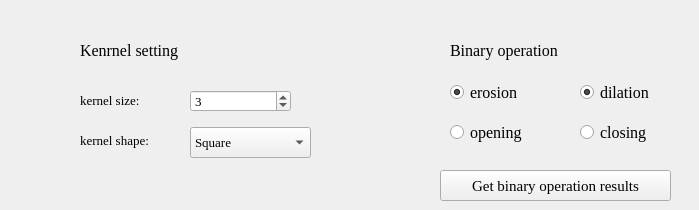
        <widget class="QWidget" name="tab_3">
         <attribute name="title">
          <string>Task 3</string>
         </attribute>
         <widget class="QLabel" name="label_7">
          <property name="geometry">
           <rect>
            <x>80</x>
            <y>30</y>
            <width>201</width>
            <height>41</height>
           </rect>
          </property>
          <property name="font">
           <font>
            <family>Times New Roman</family>
            <pointsize>12</pointsize>
           </font>
          </property>
          <property name="text">
           <string>Kenrnel setting</string>
          </property>
         </widget>
         <widget class="QSpinBox" name="binSEsizeSpin">
          <property name="geometry">
           <rect>
            <x>190</x>
            <y>90</y>
            <width>101</width>
            <height>22</height>
           </rect>
          </property>
          <property name="font">
           <font>
            <family>Times New Roman</family>
            <pointsize>10</pointsize>
           </font>
          </property>
          <property name="minimum">
           <number>1</number>
          </property>
          <property name="maximum">
           <number>1000</number>
          </property>
          <property name="singleStep">
           <number>2</number>
          </property>
          <property name="value">
           <number>3</number>
          </property>
         </widget>
         <widget class="QLabel" name="label_8">
          <property name="geometry">
           <rect>
            <x>80</x>
            <y>80</y>
            <width>201</width>
            <height>41</height>
           </rect>
          </property>
          <property name="font">
           <font>
            <family>Times New Roman</family>
            <pointsize>10</pointsize>
           </font>
          </property>
          <property name="text">
           <string>kernel size:</string>
          </property>
         </widget>
         <widget class="QLabel" name="label_9">
          <property name="geometry">
           <rect>
            <x>80</x>
            <y>120</y>
            <width>201</width>
            <height>41</height>
           </rect>
          </property>
          <property name="font">
           <font>
            <family>Times New Roman</family>
            <pointsize>10</pointsize>
           </font>
          </property>
          <property name="text">
           <string>kernel shape:</string>
          </property>
         </widget>
         <widget class="QComboBox" name="binSEshapeCombo">
          <property name="geometry">
           <rect>
            <x>190</x>
            <y>127</y>
            <width>121</width>
            <height>31</height>
           </rect>
          </property>
          <property name="font">
           <font>
            <family>Times New Roman</family>
            <pointsize>10</pointsize>
           </font>
          </property>
          <property name="currentText">
           <string>Square</string>
          </property>
          <property name="currentIndex">
           <number>0</number>
          </property>
          <item>
           <property name="text">
            <string>Square</string>
           </property>
          </item>
          <item>
           <property name="text">
            <string>Cross</string>
           </property>
          </item>
          <item>
           <property name="text">
            <string>Disc</string>
           </property>
          </item>
          <item>
           <property name="text">
            <string>User custom</string>
           </property>
          </item>
         </widget>
         <widget class="QLabel" name="label_10">
          <property name="geometry">
           <rect>
            <x>450</x>
            <y>30</y>
            <width>201</width>
            <height>41</height>
           </rect>
          </property>
          <property name="font">
           <font>
            <family>Times New Roman</family>
            <pointsize>12</pointsize>
           </font>
          </property>
          <property name="text">
           <string>Binary operation</string>
          </property>
         </widget>
         <widget class="QWidget" name="widget" native="true">
          <property name="geometry">
           <rect>
            <x>570</x>
            <y>70</y>
            <width>120</width>
            <height>80</height>
           </rect>
          </property>
          <widget class="QRadioButton" name="binDilationBtn">
           <property name="geometry">
            <rect>
             <x>10</x>
             <y>10</y>
             <width>115</width>
             <height>25</height>
            </rect>
           </property>
           <property name="font">
            <font>
             <family>Times New Roman</family>
             <pointsize>12</pointsize>
            </font>
           </property>
           <property name="text">
            <string>dilation</string>
           </property>
           <property name="checked">
            <bool>true</bool>
           </property>
          </widget>
          <widget class="QRadioButton" name="binCloseBtn">
           <property name="geometry">
            <rect>
             <x>10</x>
             <y>50</y>
             <width>115</width>
             <height>25</height>
            </rect>
           </property>
           <property name="font">
            <font>
             <family>Times New Roman</family>
             <pointsize>12</pointsize>
            </font>
           </property>
           <property name="text">
            <string>closing</string>
           </property>
          </widget>
         </widget>
         <widget class="QPushButton" name="binOperationBtn">
          <property name="geometry">
           <rect>
            <x>440</x>
            <y>170</y>
            <width>231</width>
            <height>31</height>
           </rect>
          </property>
          <property name="font">
           <font>
            <family>Times New Roman</family>
            <pointsize>11</pointsize>
           </font>
          </property>
          <property name="text">
           <string>Get binary operation results</string>
          </property>
         </widget>
         <widget class="QWidget" name="widget_2" native="true">
          <property name="geometry">
           <rect>
            <x>440</x>
            <y>70</y>
            <width>120</width>
            <height>80</height>
           </rect>
          </property>
          <widget class="QRadioButton" name="binErosionBtn">
           <property name="geometry">
            <rect>
             <x>10</x>
             <y>10</y>
             <width>115</width>
             <height>25</height>
            </rect>
           </property>
           <property name="font">
            <font>
             <family>Times New Roman</family>
             <pointsize>12</pointsize>
            </font>
           </property>
           <property name="text">
            <string>erosion</string>
           </property>
           <property name="checked">
            <bool>true</bool>
           </property>
           <property name="autoRepeat">
            <bool>false</bool>
           </property>
           <property name="autoExclusive">
            <bool>true</bool>
           </property>
          </widget>
          <widget class="QRadioButton" name="binOpenBtn">
           <property name="geometry">
            <rect>
             <x>10</x>
             <y>50</y>
             <width>115</width>
             <height>25</height>
            </rect>
           </property>
           <property name="font">
            <font>
             <family>Times New Roman</family>
             <pointsize>12</pointsize>
            </font>
           </property>
           <property name="text">
            <string>opening</string>
           </property>
           <property name="checked">
            <bool>false</bool>
           </property>
           <property name="autoRepeat">
            <bool>false</bool>
           </property>
           <property name="autoExclusive">
            <bool>true</bool>
           </property>
          </widget>
         </widget>
         <zorder>label_8</zorder>
         <zorder>widget_2</zorder>
         <zorder>widget</zorder>
         <zorder>label_7</zorder>
         <zorder>binSEsizeSpin</zorder>
         <zorder>label_9</zorder>
         <zorder>binSEshapeCombo</zorder>
         <zorder>label_10</zorder>
         <zorder>binOperationBtn</zorder>
        </widget>
